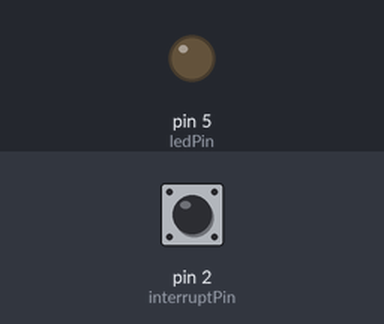
A program run on a simulated Arduino Uno, built with avr-gcc and run on an emulated ATmega328P. On the bench: output pins drawn as LEDs (lit = HIGH). Inputs (shaded band) come from the test bench; at power-on: pin 2 (interruptPin) HIGH.

Above: at 1.2 s.
1.3 s: pin 2 (interruptPin) pulled LOW for 0.15 s
At 1.37 s:
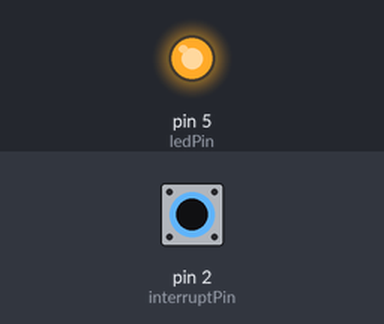
2.9 s: pin 2 (interruptPin) pulled LOW for 3.2 s
At 7.2 s:
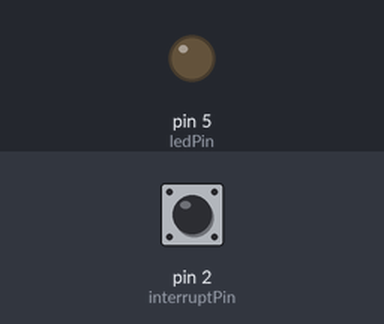
Timing chart, 0 to 8.7 s (numbered marks = the images above; inputs shaded):
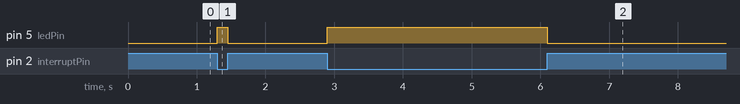

Measured:
- after the input at 1.3 s, pin 5 (ledPin): LOW → HIGH at once, → LOW 0.15 s later
- after the input at 2.9 s, pin 5 (ledPin): LOW → HIGH at once, → LOW 3.2 s later

The program:

main.cpp
```cpp
#include <Arduino.h>

const byte ledPin = 5; // Pin 5 is connected to the LED
const byte interruptPin = 2; // Pin 2 is connected to the interrupt
volatile byte state = LOW; // The state of the LED

void blink();

// The setup function runs once when you press reset or power the board
void setup() {
  pinMode(ledPin, OUTPUT); // Initialize the digital pin as an output
  pinMode(interruptPin, INPUT_PULLUP); // Initialize the digital pin as an input with a pull-up resistor
  attachInterrupt(digitalPinToInterrupt(interruptPin), blink, CHANGE); // Attach the interrupt to the interrupt pin
}

// The loop function runs over and over again forever
void loop() {
  digitalWrite(ledPin, state); // Turn the LED on or off
}

// The interrupt service routine
void blink() {
  state = !state; // Toggle the state of the LED
}
```
